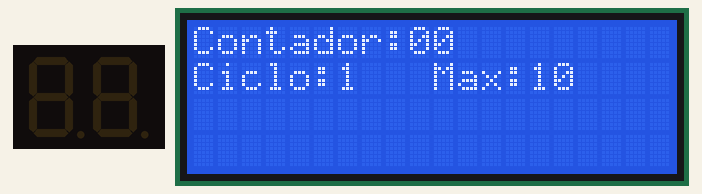
This sketch was run on a simulated Arduino Uno, built with avr-gcc and run on an emulated ATmega328P. Parts: 2-digit seven-segment display, 20×4 character LCD. Wiring (inferred from the names in the program): 2-digit 7-segment display, segments lit when LOW: segments pin 1, pin 2, pin 3, pin 4, pin 5, pin 6, pin 7; digit selects pin 8, pin 9. The segment pins are drawn as the display they are named for.

Above: at 0.24 s.
At 5.09 s:
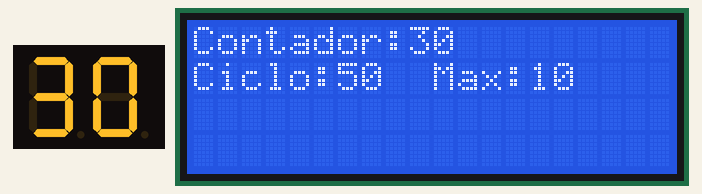
At 9.95 s:
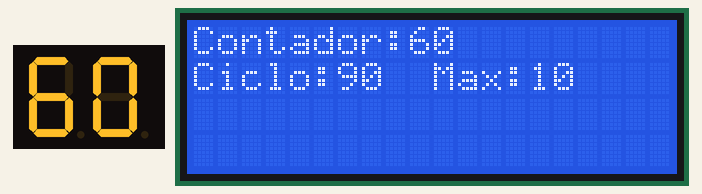
At 19.96 s:
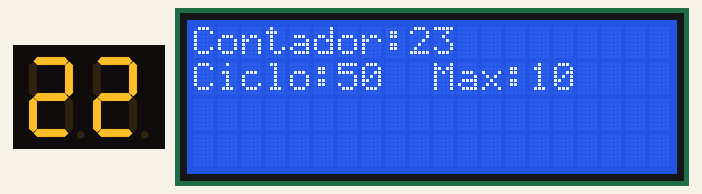
At 29.68 s:
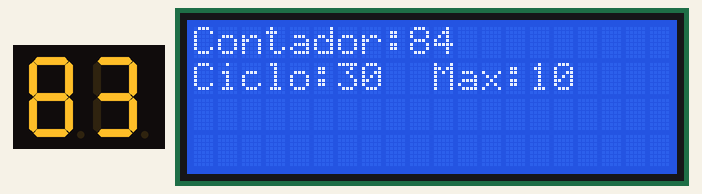
At 39.69 s:
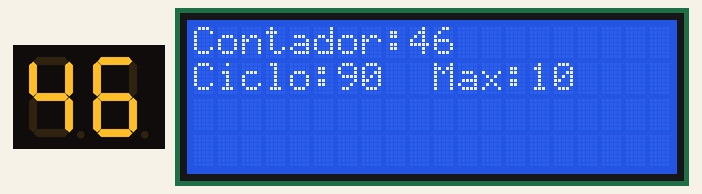

The sketch:

Contador_2.ino
```cpp
//---- Datos del programa -----
//Nombre programa:
//Autor:
//Version:
//Descripcion:

#include <Wire.h>
#include <LiquidCrystal_I2C.h>

LiquidCrystal_I2C lcd(0x27,20,4);

//---- Variables -----
const int a = 1;
const int b = 2;
const int c = 3;
const int d = 4;
const int e = 5;
const int f = 6;
const int g = 7;

const int Act1 = 8;
const int Act2 = 9;

bool iniciar = true;

int valOrderCount = 0;
int Unidad = 0;
int Decena = 0;
int Regulador = 0;
int Numero = 0;
int Repetidor = 0;
int ControlRep = 10;  //Controlador de Repeticiones de Ciclo

void setup() {
  lcd.init();
  lcd.backlight();

  pinMode(a, OUTPUT);
  pinMode(b, OUTPUT);
  pinMode(c, OUTPUT);
  pinMode(d, OUTPUT);
  pinMode(e, OUTPUT);
  pinMode(f, OUTPUT);
  pinMode(g, OUTPUT);

  pinMode(Act1, OUTPUT);
  pinMode(Act2, OUTPUT);
}

void loop() {

  if(iniciar){
    lcd.setCursor(0, 0);
    lcd.print("Contador:00");
    iniciar = false;
    }

  Contador();

  if (Regulador == 0) {
    digitalWrite(Act1, LOW);
    digitalWrite(Act2, HIGH);
    Numero = Unidad;
    Regulador = 1;
  } else if (Regulador == 1) {
    digitalWrite(Act1, HIGH);
    digitalWrite(Act2, LOW);
    Numero = Decena;
    Regulador = 0;
  }

  Suiche(Numero);
}

void Suiche(int numero) {

  switch (numero) {
    case 0:
      NumCero();
      break;

    case 1:
      NumUno();
      break;

    case 2:
      NumDos();
      break;

    case 3:
      NumTres();
      break;

    case 4:
      NumCuatro();
      break;

    case 5:
      NumCinco();
      break;

    case 6:
      NumSeis();
      break;

    case 7:
      NumSiete();
      break;

    case 8:
      NumOcho();
      break;

    case 9:
      NumNueve();
      break;
  }

}

void Contador() {
  valOrderCount++;
  Repetidor++;
  lcd.setCursor(0, 1);
  lcd.print("Ciclo:");
  lcd.setCursor(6, 1);
  lcd.print(Repetidor);
  lcd.setCursor(10, 1);
  lcd.print("Max:");
  lcd.setCursor(14, 1);
  lcd.print(ControlRep);

  if (Repetidor == ControlRep) {
    Unidad = Unidad + 1;
    Repetidor = 0;
    if(Unidad >= 10){
      lcd.setCursor(10, 0);
      lcd.print(0);
      }else{
    lcd.setCursor(10, 0);
    lcd.print(Unidad);
      }
  }

  if (Unidad >= 10) {
    Unidad = 0;
    Decena = Decena + 1;
    lcd.setCursor(9, 0);
    lcd.print(Decena);
    if (Decena >= 10) {
      Decena = 0;
      if (valOrderCount >= (Repetidor * ControlRep)) {
        valOrderCount = 0;
        lcd.clear();
        lcd.setCursor(0,0);
        lcd.print("Contador:00");

      }
    }
  }

}

// Funciones de los números
void NumCero() {
  digitalWrite(a, LOW);
  digitalWrite(b, LOW);
  digitalWrite(c, LOW);
  digitalWrite(d, LOW);
  digitalWrite(e, LOW);
  digitalWrite(f, LOW);
  digitalWrite(g, HIGH);
}

void NumUno() {
  digitalWrite(a, HIGH);
  digitalWrite(b, LOW);
  digitalWrite(c, LOW);
  digitalWrite(d, HIGH);
  digitalWrite(e, HIGH);
  digitalWrite(f, HIGH);
  digitalWrite(g, HIGH);
}

void NumDos() {
  digitalWrite(a, LOW);
  digitalWrite(b, LOW);
  digitalWrite(c, HIGH);
  digitalWrite(d, LOW);
  digitalWrite(e, LOW);
  digitalWrite(f, HIGH);
  digitalWrite(g, LOW);
}

void NumTres() {
  digitalWrite(a, LOW);
  digitalWrite(b, LOW);
  digitalWrite(c, LOW);
  digitalWrite(d, LOW);
  digitalWrite(e, HIGH);
  digitalWrite(f, HIGH);
  digitalWrite(g, LOW);

}

void NumCuatro() {
  digitalWrite(a, HIGH);
  digitalWrite(b, LOW);
  digitalWrite(c, LOW);
  digitalWrite(d, HIGH);
  digitalWrite(e, HIGH);
  digitalWrite(f, LOW);
  digitalWrite(g, LOW);
}

void NumCinco() {
  digitalWrite(a, LOW);
  digitalWrite(b, HIGH);
  digitalWrite(c, LOW);
  digitalWrite(d, LOW);
  digitalWrite(e, HIGH);
  digitalWrite(f, LOW);
  digitalWrite(g, LOW);
}

void NumSeis() {
  digitalWrite(a, LOW);
  digitalWrite(b, HIGH);
  digitalWrite(c, LOW);
  digitalWrite(d, LOW);
  digitalWrite(e, LOW);
  digitalWrite(f, LOW);
  digitalWrite(g, LOW);
}

void NumSiete() {
  digitalWrite(a, LOW);
  digitalWrite(b, LOW);
  digitalWrite(c, LOW);
  digitalWrite(d, HIGH);
  digitalWrite(e, HIGH);
  digitalWrite(f, HIGH);
  digitalWrite(g, HIGH);
}

void NumOcho() {
  digitalWrite(a, LOW);
  digitalWrite(b, LOW);
  digitalWrite(c, LOW);
  digitalWrite(d, LOW);
  digitalWrite(e, LOW);
  digitalWrite(f, LOW);
  digitalWrite(g, LOW);
}

void NumNueve() {
  digitalWrite(a, LOW);
  digitalWrite(b, LOW);
  digitalWrite(c, LOW);
  digitalWrite(d, HIGH);
  digitalWrite(e, HIGH);
  digitalWrite(f, LOW);
  digitalWrite(g, LOW);
}
```
